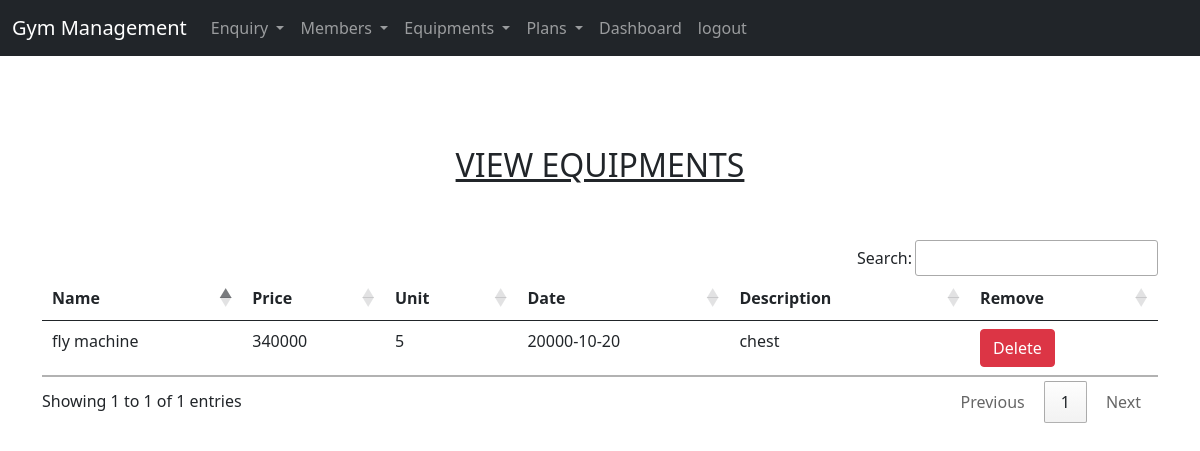
The page /applications/view_equipments/ (signed in) on the database its author committed.
### application/models.py (models this page shows, shortened)
class Equipments(models.Model):
    Name=models.CharField(max_length=20)
    Price=models.CharField(max_length=20)
    Unit=models.CharField(max_length=20)
    Date=models.CharField(max_length=20)
    Description=models.CharField(max_length=100)

### application/views.py (the view)
# urls.py: path('view_equipments/',views.view_equipments),
def view_equipments(request):
    if not request.user.is_staff:
        return('admin_login')
    equip=Equipments.objects.all()
    data={'equip':equip}
    return render(request,'application/view_equipments.html',data)

### templates/application/view_equipments.html (shortened to what this page needs)
{% extends 'application/base.html' %}
{% block body %}
<div class="container" style="margin-top:90px;">
<h2 class="text-center font-weight-bold font-family-calibri text-decoration-underline ">VIEW EQUIPMENTS</h2>
<br><br>
<table  id="example" class="table table-hover ">
<thead>
<tr>
<th>Name</th>
<th>Price</th>
<th>Unit</th>
<th>Date</th>
<th>Description</th>
  <th>Remove</th>
</tr>
</thead>
<tbody>
{% for i in equip %}
<tr>
  <td>{{i.Name}}</td>
  <td>{{i.Price}}</td>
  <td>{{i.Unit}}</td>
  <td>{{i.Date}}</td>
  <td>{{i.Description}}</td>
  <td ><a  class="btn btn-danger" href="/applications/delete_equipments?pid={{i.id}}"
    onclick="return confirm('Are you Sure?')">Delete</a></td>
</tr>
{%endfor %}
</tbody>
</table>
{% endblock %}

### rows shown on the page
Equipments: Name "fly machine", Price "340000", Unit "5", Date "20000-10-20", Description "chest"
